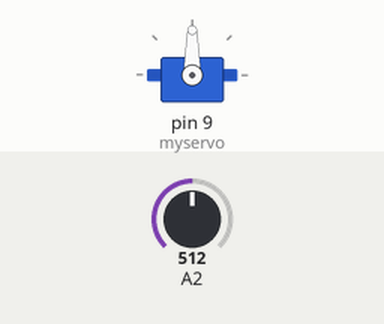
Simulated run of this sketch. Board: Arduino Uno, built with avr-gcc and run on an emulated ATmega328P. Parts: servo. Inputs (shaded band) come from the test bench; at power-on: A2 = 512.

Above: at 1.2 s.
1.3 s: A2 set to 206
2.8 s: A2 set to 192
5.2 s: A2 set to 783
6.7 s: A2 set to 812
At 7.45 s:
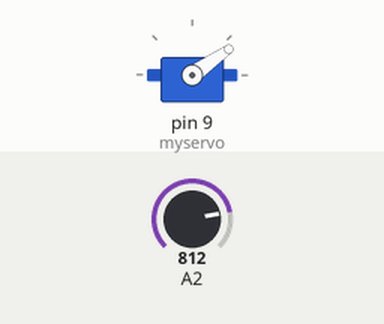
At 8.1 s:
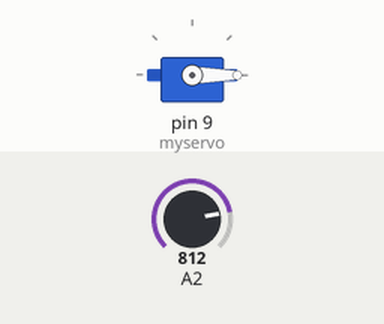
9.1 s: A2 set to 190
At 11.2 s:
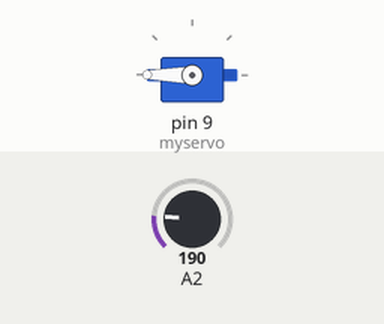
11.5 s: A2 set to 810
At 11.65 s:
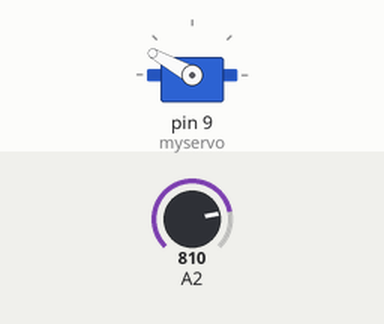
Timing chart, 0 to 14.5 s (numbered marks = the images above; inputs shaded):
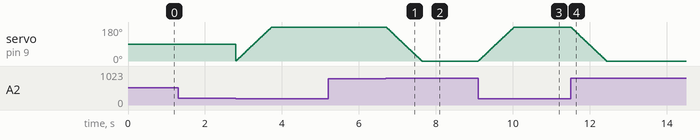

Measured:
- the behaviour switches between 800 and 801 on A2 (found by bisection; images 0 and 1)
- after the input at 1.3 s, every drawn part: stays the same
- after the input at 5.2 s, every drawn part: stays the same
- after the input at 6.7 s, servo on pin 9 (myservo): moves from 180° to 0° over 0.93 s, starting at once
- after the input at 9.1 s, servo on pin 9 (myservo): moves from 0° to 180° over 0.93 s, starting at once
- after the input at 11.5 s, servo on pin 9 (myservo): moves from 180° to 0° over 0.93 s, starting at once

The sketch:

Servo_and_variable_resistor.ino
```cpp
/*Make the variable into a “joy stick”, such that when the variable resistor is turned to the left beyond a certain point,
the servo turns left. When the variable resistor is turned to the right beyond a certain point, the variable resistor turns right. */


#include <Servo.h> //include servo library

Servo myservo; //Declare a Servo object, named myservo
static int pos; //Declare position as an integer

void setup() {
  myservo.attach(9);// Attach pin 9 to servo motor
}

void loop() {
   int i = analogRead(A2); // Read the voltage using A2
   if(i<200&&pos<180){ //If the voltage falls below 200 (approximately 1V) when it is turned to the left, and the position is less than 180 degress, turn the servo to the left.
    pos++; //increment position by 1
    myservo.write(pos); //turn the servo to the new position
    delay(5); //pause for 5 milliseconds
   }
   if(i>800&&pos>0){ //If the voltage lies above 800 (approximately 4V) when it is turned to the right, and the position is more than 0 degres, turn the servo to the right.
    pos--; //decrement position by 1
    myservo.write(pos); //turn the servo to the new position
    delay(5); //pause for 5 milliseconds
   }
}
```
